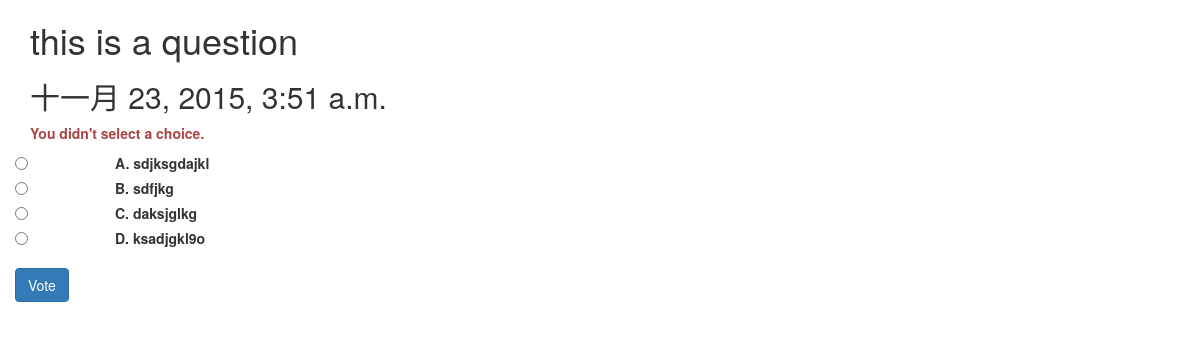
The page /polls/4/vote/ on the database its author committed.
### polls/models.py (models this page shows, shortened)
class Question(models.Model):
    question_text = models.CharField(max_length=200)
    pub_date = models.DateTimeField('date published')
    def was_published_recently(self):
        now = timezone.now()
        return now - datetime.timedelta(days=1) <= self.pub_date <= now
    was_published_recently.admin_order_field = 'pub_date'
    was_published_recently.boolean = True
    was_published_recently.short_description = 'Published recently?'

class Choice(models.Model):
    question = models.ForeignKey(Question)
    choice_text = models.CharField(max_length=200)
    votes = models.IntegerField(default=0)

### polls/views.py (the view)
# urls.py: url(r'^(?P<question_id>[0-9]+)/vote/$', views.vote, name='vote'),
def vote(request, question_id):
    p = get_object_or_404(Question, pk=question_id)
    try:
        selected_choice = p.choice_set.get(pk=request.POST['choice'])
    except (KeyError, Choice.DoesNotExist):
        return render(request, 'polls/detail.html', {
            'question': p,
            'error_message': "You didn't select a choice.",
        })
    else:
        selected_choice.votes += 1
        selected_choice.save()
        return HttpResponseRedirect(reverse('polls:results', args=(p.id,)))

### polls/templates/polls/detail.html (shortened to what this page needs)
<!DOCTYPE html>
<html lang="en">
<head>
    {% load staticfiles %}
    <link rel="stylesheet" type="text/css" href="{% static 'polls/css/bootstrap.min.css' %}"/>
</head>
<body>
<div class="container">
    <h1>{{ question.question_text }}</h1>
    <h2>{{ question.pub_date }}</h2>
    {% if error_message %}<p class="text-danger"><strong>{{ error_message }}</strong></p>{% endif %}
    <form role="form" class="form-horizontal" action="{% url 'polls:vote' question.id %}" method="post">
        <div class="form-group">
            {% for choice in question.choice_set.all %}
                <div class="row">
                    <div class="col-md-1">
                        <input type="radio" name="choice" id="choice{{ forloop.counter }}" value="{{ choice.id }}"/>
                    </div>
                    <div class="col-md-5">
                        <label for="choice{{ forloop.counter }}">{{ choice.choice_text }}</label><br/>
                    </div>
                </div>
            {% endfor %}
        </div>
        <div class="form-group">
            <input class="btn btn-primary" type="submit" value="Vote"/>
        </div>
    </form>
</div>
</body>
</html>

### rows shown on the page
Question: question_text "this is a question", pub_date "十一月 23, 2015, 3:51 a.m."
Choice: choice_text "A. sdjksgdajkl"
Choice: choice_text "B. sdfjkg"
Choice: choice_text "C. daksjglkg"
Choice: choice_text "D. ksadjgkl9o"

### other values the page prints
{{ error_message }} "You didn't select a choice."
